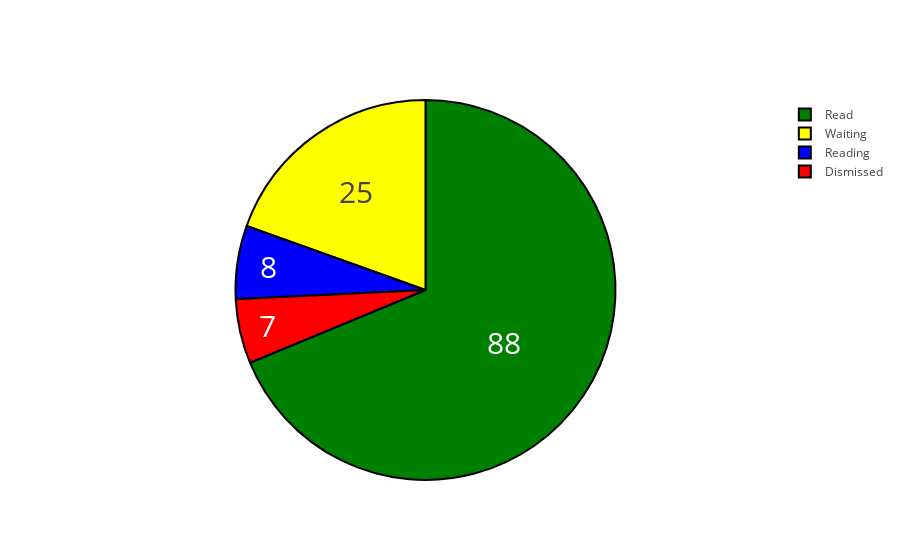

Notebook code cell kept with this figure:
### Code cell
colors = ['green', 'yellow', 'blue', 'red']
status_counts = df['Status'].value_counts()

fig = go.Figure(data=[go.Pie(labels=status_counts.index,
                             values=status_counts.values)])
fig.update_traces(hoverinfo='label+percent', textinfo='value', textfont_size=30,
                  marker=dict(colors=colors, line=dict(color='#000000', width=2)))
fig.show()

### Figure 1 — Plotly figure (JSON) as saved in the notebook; plotly's stock layout.template omitted (floating-point values rounded to 4 significant figures)
{"data": [{"hoverinfo": "label+percent", "labels": ["Read", "Waiting", "Reading", "Dismissed"], "marker": {"colors": ["green", "yellow", "blue", "red"], "line": {"color": "#000000", "width": 2}}, "textfont": {"size": 30}, "textinfo": "value", "type": "pie", "values": [88, 25, 8, 7]}], "layout": {}}
